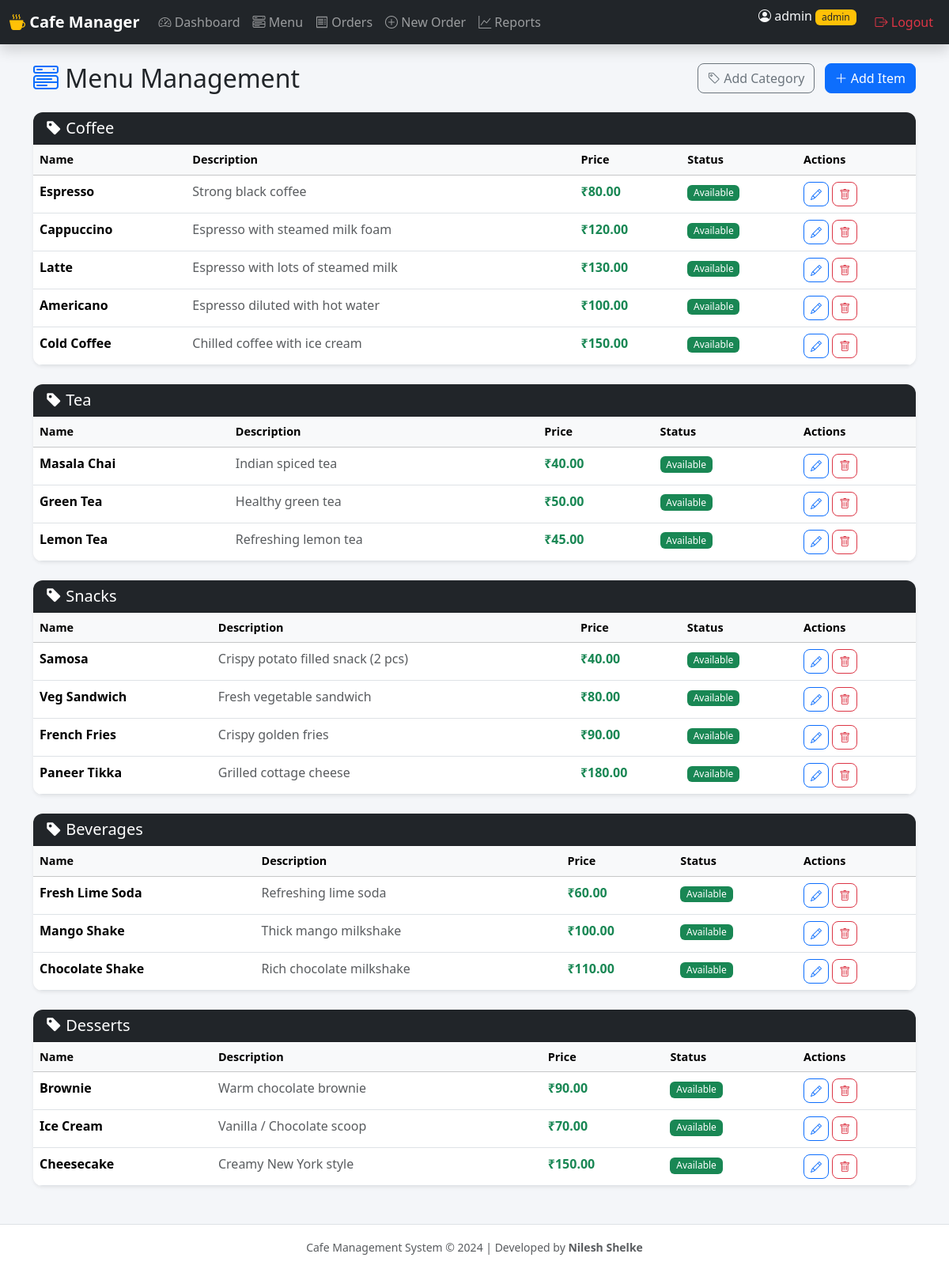
Screenshot of /menu (signed in) with the database file from the repository.
### app.py (models this page shows)
class Category(db.Model):
    id = db.Column(db.Integer, primary_key=True)
    name = db.Column(db.String(100), unique=True, nullable=False)
    items = db.relationship('MenuItem', backref='category', lazy=True, cascade='all, delete-orphan')

class MenuItem(db.Model):
    id = db.Column(db.Integer, primary_key=True)
    name = db.Column(db.String(100), nullable=False)
    description = db.Column(db.Text, default='')
    price = db.Column(db.Float, nullable=False)
    category_id = db.Column(db.Integer, db.ForeignKey('category.id'), nullable=False)
    is_available = db.Column(db.Boolean, default=True)
    image_url = db.Column(db.String(200), default='')

### app.py (the view)
@app.route('/menu')
@login_required
def menu():
    categories = Category.query.all()
    items = MenuItem.query.all()
    return render_template('menu.html', categories=categories, items=items)

### app.py (called while the page is built)
def login_required(f):
    from functools import wraps
    @wraps(f)
    def decorated_function(*args, **kwargs):
        if 'user_id' not in session:
            flash('Please login to continue.', 'warning')
            return redirect(url_for('login'))
        return f(*args, **kwargs)
    return decorated_function

### templates/menu.html (shortened to what this page needs)
{% extends "base.html" %}
{% block content %}
<div class="container">
    <div class="d-flex justify-content-between align-items-center mb-4">
        <h2 class="mb-0"><i class="bi bi-menu-button-wide text-primary"></i> Menu Management</h2>
        <div>
            <button class="btn btn-outline-secondary me-2" data-bs-toggle="modal" data-bs-target="#addCategoryModal">
                <i class="bi bi-tag"></i> Add Category
            </button>
            <a href="{{ url_for('add_menu_item') }}" class="btn btn-primary">
                <i class="bi bi-plus-lg"></i> Add Item
            </a>
        </div>
    </div>
    {% for category in categories %}
    <div class="card border-0 shadow-sm mb-4">
        <div class="card-header bg-dark text-white">
            <h5 class="mb-0"><i class="bi bi-tag-fill"></i> {{ category.name }}</h5>
        </div>
        <div class="card-body p-0">
            <div class="table-responsive">
                <table class="table table-hover mb-0">
                    <thead class="table-light">
                        <tr>
                            <th>Name</th>
                            <th>Description</th>
                            <th>Price</th>
                            <th>Status</th>
                            <th width="150">Actions</th>
                        </tr>
                    </thead>
                    <tbody>
                        {% for item in category.items %}
                        <tr>
                            <td class="fw-semibold">{{ item.name }}</td>
                            <td class="text-muted">{{ item.description[:50] }}{% if item.description|length > 50 %}...{% endif %}</td>
                            <td class="fw-bold text-success">₹{{ "%.2f"|format(item.price) }}</td>
                            <td>
                                {% if item.is_available %}
                                <span class="badge bg-success">Available</span>
                                {% else %}
                                <span class="badge bg-secondary">Unavailable</span>
                                {% endif %}
                            </td>
                            <td>
                                <a href="{{ url_for('edit_menu_item', item_id=item.id) }}" class="btn btn-sm btn-outline-primary">
                                    <i class="bi bi-pencil"></i>
                                </a>
                                <form action="{{ url_for('delete_menu_item', item_id=item.id) }}" method="POST" class="d-inline" onsubmit="return confirm('Delete this item?')">
                                    <button type="submit" class="btn btn-sm btn-outline-danger"><i class="bi bi-trash"></i></button>
                                </form>
                            </td>
                        </tr>
                        {% else %}
                        <tr>
                            <td colspan="5" class="text-center text-muted py-3">No items in this category</td>
                        </tr>
                        {% endfor %}
                    </tbody>
                </table>
            </div>
        </div>
    </div>
    {% else %}
    <div class="alert alert-info">No categories yet. Add a category first!</div>
    {% endfor %}
</div>
{% endblock %}

### templates/base.html (shortened to what this page needs)
<!DOCTYPE html>
<html lang="en">
<head>
    <link href="https://cdn.jsdelivr.net/npm/bootstrap@5.3.3/dist/css/bootstrap.min.css" rel="stylesheet">
    <link href="https://cdn.jsdelivr.net/npm/bootstrap-icons@1.11.3/font/bootstrap-icons.min.css" rel="stylesheet">
    <link href="{{ url_for('static', filename='css/style.css') }}" rel="stylesheet">
</head>
<body>
    {% if session.get('user_id') %}
    <nav class="navbar navbar-expand-lg navbar-dark bg-dark sticky-top shadow">
        <div class="container-fluid">
            <a class="navbar-brand fw-bold" href="{{ url_for('dashboard') }}">
                <i class="bi bi-cup-hot-fill text-warning"></i> Cafe Manager
            </a>
            <div class="collapse navbar-collapse" id="navbarNav">
                <ul class="navbar-nav me-auto">
                    <li class="nav-item">
                        <a class="nav-link" href="{{ url_for('dashboard') }}"><i class="bi bi-speedometer2"></i> Dashboard</a>
                    </li>
                    <li class="nav-item">
                        <a class="nav-link" href="{{ url_for('menu') }}"><i class="bi bi-menu-button-wide"></i> Menu</a>
                    </li>
                    <li class="nav-item">
                        <a class="nav-link" href="{{ url_for('orders') }}"><i class="bi bi-receipt"></i> Orders</a>
                    </li>
                    <li class="nav-item">
                        <a class="nav-link" href="{{ url_for('new_order') }}"><i class="bi bi-plus-circle"></i> New Order</a>
                    </li>
                    <li class="nav-item">
                        <a class="nav-link" href="{{ url_for('reports') }}"><i class="bi bi-graph-up"></i> Reports</a>
                    </li>
                </ul>
                <ul class="navbar-nav">
                    <li class="nav-item">
                        <span class="navbar-text text-light me-3">
                            <i class="bi bi-person-circle"></i> {{ session.get('username') }}
                            <span class="badge bg-warning text-dark">{{ session.get('role') }}</span>
                        </span>
                    </li>
                    <li class="nav-item">
                        <a class="nav-link text-danger" href="{{ url_for('logout') }}"><i class="bi bi-box-arrow-right"></i> Logout</a>
                    </li>
                </ul>
            </div>
        </div>
    </nav>
    {% endif %}
    <div class="container-fluid py-4">
        {% block content %}{% endblock %}
    </div>
    <footer class="text-center text-muted py-3 mt-auto border-top">
        <small>Cafe Management System &copy; 2024 | Developed by <strong>Nilesh Shelke</strong></small>
    </footer>
</body>
</html>

### static/css/style.css (style rules this page uses)
body { background-color: #f4f6f9; min-height: 100vh; display: flex; flex-direction: column; }
.container-fluid { flex: 1; }
.navbar-brand { font-size: 1.25rem; }
.table th { font-weight: 600; font-size: 0.9rem; }
.card { border-radius: 12px; overflow: hidden; }
.card-header { font-weight: 600; }
.btn { border-radius: 8px; }
.badge { font-weight: 500; }
footer { background: #fff; }

### rows the page displays
Category: name "Coffee"
MenuItem: name "Espresso", description "Strong black coffee", price "80.00", is_available "Available"
MenuItem: name "Cappuccino", description "Espresso with steamed milk foam", price "120.00", is_available "Available"
MenuItem: name "Latte", description "Espresso with lots of steamed milk", price "130.00", is_available "Available"
MenuItem: name "Americano", description "Espresso diluted with hot water", price "100.00", is_available "Available"
MenuItem: name "Cold Coffee", description "Chilled coffee with ice cream", price "150.00", is_available "Available"
Category: name "Tea"
MenuItem: name "Masala Chai", description "Indian spiced tea", price "40.00", is_available "Available"
MenuItem: name "Green Tea", description "Healthy green tea", price "50.00", is_available "Available"
MenuItem: name "Lemon Tea", description "Refreshing lemon tea", price "45.00", is_available "Available"
Category: name "Snacks"
MenuItem: name "Samosa", description "Crispy potato filled snack (2 pcs)", price "40.00", is_available "Available"
MenuItem: name "Veg Sandwich", description "Fresh vegetable sandwich", price "80.00", is_available "Available"
MenuItem: name "French Fries", description "Crispy golden fries", price "90.00", is_available "Available"
MenuItem: name "Paneer Tikka", description "Grilled cottage cheese", price "180.00", is_available "Available"
Category: name "Beverages"
MenuItem: name "Fresh Lime Soda", description "Refreshing lime soda", price "60.00", is_available "Available"
MenuItem: name "Mango Shake", description "Thick mango milkshake", price "100.00", is_available "Available"
MenuItem: name "Chocolate Shake", description "Rich chocolate milkshake", price "110.00", is_available "Available"
Category: name "Desserts"
MenuItem: name "Brownie", description "Warm chocolate brownie", price "90.00", is_available "Available"
MenuItem: name "Ice Cream", description "Vanilla / Chocolate scoop", price "70.00", is_available "Available"
MenuItem: name "Cheesecake", description "Creamy New York style", price "150.00", is_available "Available"

### other values shown
{{ session.get('username') }} "admin"
{{ session.get('role') }} "admin"
